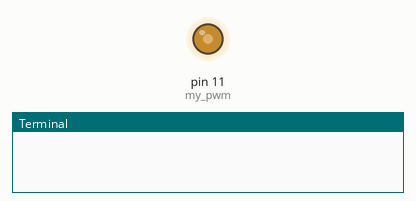
Simulated run of this program. Board: Raspberry Pi (header pin numbers). On the bench: output pins drawn as LEDs (lit = HIGH), the last lines printed to the terminal. At 20.0 s the program stops and its outputs stay as they are.

Above: at 0.1 s.
At 5.1 s:
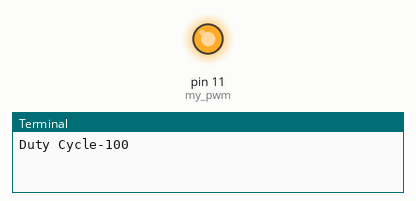
At 10.1 s:
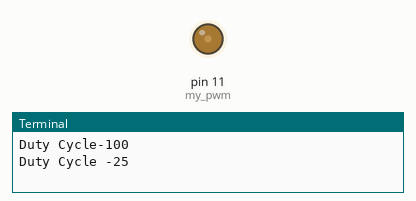
At 20.1 s:
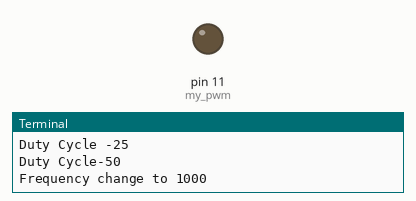
Timing chart, 0 to 21.5 s (numbered marks = the images above):
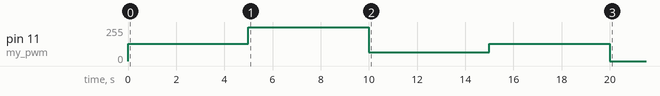

Measured:
- by itself, pin 11 (my_pwm): 0/255 → 128/255 at 0.00 s, → 255/255 5.0 s later, → 64/255 5.0 s later, → 128/255 5.0 s later, … (5 changes in this stretch)

The program:

pwm.py
```python
import RPi.GPIO as gpio #to use the gpio pins in pi
from time import sleep

#We need to Initialise the board or bcm pin numbering schemes
gpio.setmode(gpio.BOARD)

#Tell whether the pin is input or output
gpio.setup(11,gpio.OUT)

#create a pwm object
my_pwm=gpio.PWM(11,100) #syntax-gpio.PWM(pin_no,Frequency)

#start pwm
my_pwm.start(50) # with 50% duty cycle
sleep(5)

#change dutycycle
print("Duty Cycle-100")
my_pwm.ChangeDutyCycle(100)

sleep(5)
print("Duty Cycle -25")
my_pwm.ChangeDutyCycle(25)

sleep(5)
print("Duty Cycle-50")
my_pwm.ChangeDutyCycle(50)


#change frequuency
print("Frequency change to 1000")
my_pwm.ChangeFrequency(1000)
sleep(5)


#Cleanup the gpio pins
#Ensures not to get any error messages while using it again
gpio.cleanup()
```
